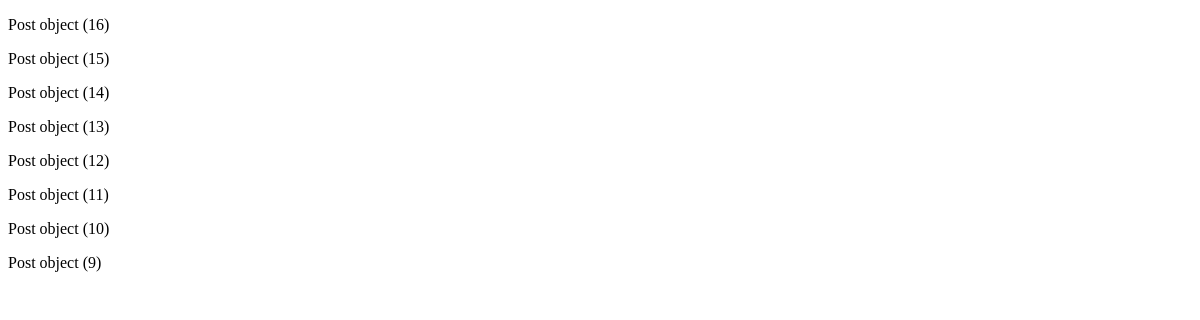
The app's page /fbv/list/, older data.
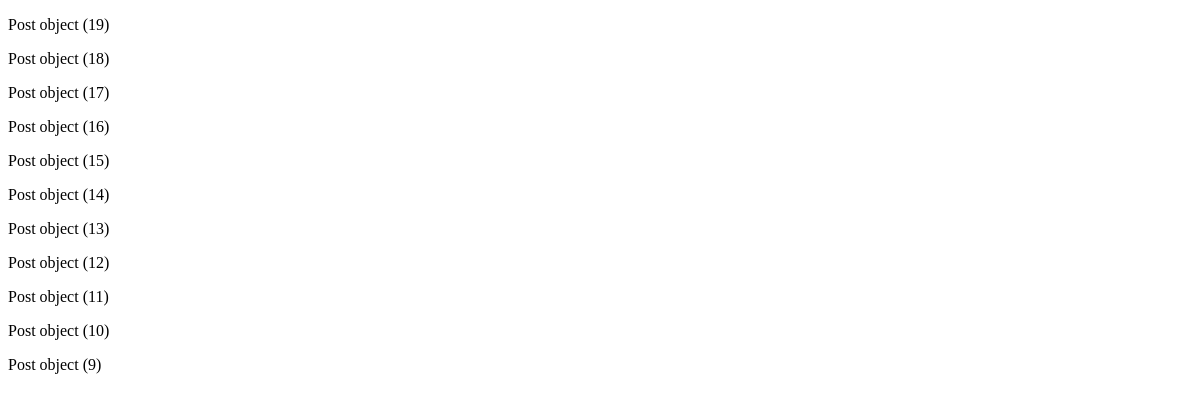
The same page, newer data.
### posts/models.py (models this page shows)
class Post(models.Model):
    image = models.ImageField(verbose_name='이미지', null=True, blank=True)
    content = models.TextField(verbose_name='내용')
    created_at = models.DateTimeField(verbose_name='작성일', auto_now_add=True)
    view_count = models.IntegerField(verbose_name='조회수', default=0)
    writer = models.ForeignKey(to=User, on_delete=models.CASCADE, null=True, blank=True)

### posts/views.py (the view)
# urls.py: path('fbv/list/', function_list_view),
def function_list_view(request):
    object_list = Post.objects.all().order_by('-id')
    return render(request, 'cbv_view.html', {'object_list': object_list})

### posts/templates/cbv_view.html (shortened to what this page needs)
<!DOCTYPE html>
<html lang="en">
  <head>
  </head>
  <body>
    {% for object in object_list %}
        <p>{{ object }}</p>
    {% endfor %}
  </body>
</html>

Row changes from the older to the newer data that the page shows:
added Post: id "Post object (19)"
added Post: id "Post object (18)"
added Post: id "Post object (17)"
